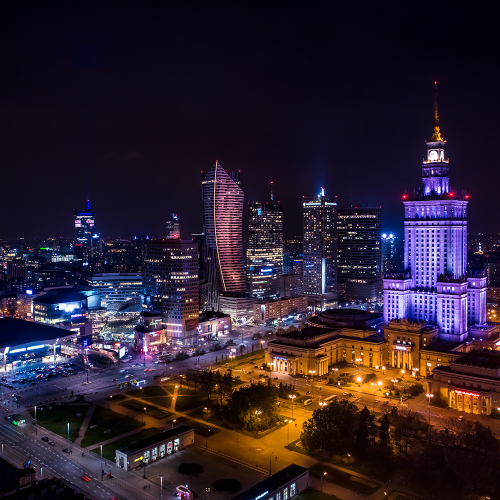
#> input picture pobranie/jdszr8-DL/02_cnn/data/1.png, 1000 x 1000 px (shown at 1/2 size)
$ jupyter execute --allow-errors computer_vision.ipynb   (shell and % lines are left out)
#> lines starting #> are read from the running program, lines starting #| are printed output that depends on the picture; after the words box and inside, x2 and y2 are one past the last pixel; in counts of white or black regions, pixels touching at a corner belong together; long printed decimals are rounded
<h1>Table of Contents<span class="tocSkip"></span></h1>
<div class="toc"><ul class="toc-item"><li><span><a href="#Czym-jest-obraz?" data-toc-modified-id="Czym-jest-obraz?-1"><span class="toc-item-num">1&nbsp;&nbsp;</span>Czym jest obraz?</a></span><ul class="toc-item"><li><span><a href="#wczytywanie-i-wyświetlanie-obrazów" data-toc-modified-id="wczytywanie-i-wyświetlanie-obrazów-1.1"><span class="toc-item-num">1.1&nbsp;&nbsp;</span>wczytywanie i wyświetlanie obrazów</a></span></li></ul></li><li><span><a href="#Operacje-na-obrazach" data-toc-modified-id="Operacje-na-obrazach-2"><span class="toc-item-num">2&nbsp;&nbsp;</span>Operacje na obrazach</a></span><ul class="toc-item"><li><span><a href="#Prosta-matematyka" data-toc-modified-id="Prosta-matematyka-2.1"><span class="toc-item-num">2.1&nbsp;&nbsp;</span>Prosta matematyka</a></span></li><li><span><a href="#Filtrowanie" data-toc-modified-id="Filtrowanie-2.2"><span class="toc-item-num">2.2&nbsp;&nbsp;</span>Filtrowanie</a></span></li><li><span><a href="#Zadanie---wycinanka" data-toc-modified-id="Zadanie---wycinanka-2.3"><span class="toc-item-num">2.3&nbsp;&nbsp;</span>Zadanie - wycinanka</a></span></li></ul></li><li><span><a href="#Wstęp-do-konwolucyjnych-sieci-neuronowych" data-toc-modified-id="Wstęp-do-konwolucyjnych-sieci-neuronowych-3"><span class="toc-item-num">3&nbsp;&nbsp;</span>Wstęp do konwolucyjnych sieci neuronowych</a></span><ul class="toc-item"><li><span><a href="#Architektura:" data-toc-modified-id="Architektura:-3.1"><span class="toc-item-num">3.1&nbsp;&nbsp;</span>Architektura:</a></span></li><li><span><a href="#operacja-konwolucji" data-toc-modified-id="operacja-konwolucji-3.2"><span class="toc-item-num">3.2&nbsp;&nbsp;</span>operacja konwolucji</a></span></li><li><span><a href="#Operacja-MaxPool" data-toc-modified-id="Operacja-MaxPool-3.3"><span class="toc-item-num">3.3&nbsp;&nbsp;</span>Operacja MaxPool</a></span></li><li><span><a href="#dane---MNIST" data-toc-modified-id="dane---MNIST-3.4"><span class="toc-item-num">3.4&nbsp;&nbsp;</span>dane - MNIST</a></span></li><li><span><a href="#Budowa-modelu" data-toc-modified-id="Budowa-modelu-3.5"><span class="toc-item-num">3.5&nbsp;&nbsp;</span>Budowa modelu</a></span></li><li><span><a href="#trening-i-test" data-toc-modified-id="trening-i-test-3.6"><span class="toc-item-num">3.6&nbsp;&nbsp;</span>trening i test</a></span></li></ul></li><li><span><a href="#Budowa-CNN-w-kerasie" data-toc-modified-id="Budowa-CNN-w-kerasie-4"><span class="toc-item-num">4&nbsp;&nbsp;</span>Budowa CNN w kerasie</a></span><ul class="toc-item"><li><span><a href="#warstwa-konwolucyjna" data-toc-modified-id="warstwa-konwolucyjna-4.1"><span class="toc-item-num">4.1&nbsp;&nbsp;</span>warstwa konwolucyjna</a></span></li><li><span><a href="#warstwa-maxpool" data-toc-modified-id="warstwa-maxpool-4.2"><span class="toc-item-num">4.2&nbsp;&nbsp;</span>warstwa maxpool</a></span></li><li><span><a href="#Model-sekwencyjny-sieci-konwolucyjnej" data-toc-modified-id="Model-sekwencyjny-sieci-konwolucyjnej-4.3"><span class="toc-item-num">4.3&nbsp;&nbsp;</span>Model sekwencyjny sieci konwolucyjnej</a></span></li><li><span><a href="#definiujemy-callback" data-toc-modified-id="definiujemy-callback-4.4"><span class="toc-item-num">4.4&nbsp;&nbsp;</span>definiujemy callback</a></span></li><li><span><a href="#trening" data-toc-modified-id="trening-4.5"><span class="toc-item-num">4.5&nbsp;&nbsp;</span>trening</a></span></li><li><span><a href="#podejrzenie-widoku-tensorboard'a" data-toc-modified-id="podejrzenie-widoku-tensorboard'a-4.6"><span class="toc-item-num">4.6&nbsp;&nbsp;</span>podejrzenie widoku tensorboard'a</a></span></li><li><span><a href="#Zadanie---Modny-task" data-toc-modified-id="Zadanie---Modny-task-4.7"><span class="toc-item-num">4.7&nbsp;&nbsp;</span>Zadanie - Modny task</a></span></li></ul></li><li><span><a href="#Transfer-Learning" data-toc-modified-id="Transfer-Learning-5"><span class="toc-item-num">5&nbsp;&nbsp;</span>Transfer Learning</a></span><ul class="toc-item"><li><span><a href="#wczytujemy-zbiór-od-tenosrflow_datasets" data-toc-modified-id="wczytujemy-zbiór-od-tenosrflow_datasets-5.1"><span class="toc-item-num">5.1&nbsp;&nbsp;</span>wczytujemy zbiór od tenosrflow_datasets</a></span></li><li><span><a href="#sprawdzenie-na-naszej-sieci" data-toc-modified-id="sprawdzenie-na-naszej-sieci-5.2"><span class="toc-item-num">5.2&nbsp;&nbsp;</span>sprawdzenie na naszej sieci</a></span></li><li><span><a href="#zabieramy-się-za-czyjś-model-:P" data-toc-modified-id="zabieramy-się-za-czyjś-model-:P-5.3"><span class="toc-item-num">5.3&nbsp;&nbsp;</span>zabieramy się za czyjś model :P</a></span></li><li><span><a href="#Zadanie---VGG16" data-toc-modified-id="Zadanie---VGG16-5.4"><span class="toc-item-num">5.4&nbsp;&nbsp;</span>Zadanie - VGG16</a></span></li></ul></li><li><span><a href="#ResNet" data-toc-modified-id="ResNet-6"><span class="toc-item-num">6&nbsp;&nbsp;</span>ResNet</a></span><ul class="toc-item"><li><span><a href="#dane" data-toc-modified-id="dane-6.1"><span class="toc-item-num">6.1&nbsp;&nbsp;</span>dane</a></span></li><li><span><a href="#budowa-bloków-residual" data-toc-modified-id="budowa-bloków-residual-6.2"><span class="toc-item-num">6.2&nbsp;&nbsp;</span>budowa bloków residual</a></span></li><li><span><a href="#model" data-toc-modified-id="model-6.3"><span class="toc-item-num">6.3&nbsp;&nbsp;</span>model</a></span></li><li><span><a href="#definiujemy-callbacki" data-toc-modified-id="definiujemy-callbacki-6.4"><span class="toc-item-num">6.4&nbsp;&nbsp;</span>definiujemy callbacki</a></span></li><li><span><a href="#Trening-i-walidacja" data-toc-modified-id="Trening-i-walidacja-6.5"><span class="toc-item-num">6.5&nbsp;&nbsp;</span>Trening i walidacja</a></span></li></ul></li></ul></div>

# Computer Vision
W poniższym notebooku zajemiemy się dziedziną przetwarzania obrazu.\
Poznamy podstawowe operacje wykonywane na zdjęciach.\
Rozwiązania uczenia głębokiego tworzyć będziemy w tf.keras z wykorzystaniem konwolucyjnych sieci neuronowych.

[cell 1]
import tensorflow as tf
import numpy as np
import matplotlib.pyplot as plt
from sklearn.metrics import classification_report
import cv2
from sklearn.preprocessing import OneHotEncoder
from tensorflow.keras import layers
import datetime

[cell 2]
# tylko dla tych co mają zainstalowaną paczkę jupyterthemes
# kto nie ma to niech zakomentuje, ponieważ będzie wywalać błąd
from jupyterthemes import jtplot
jtplot.style(theme='monokai', context='notebook', ticks=True, grid=False)

---
## Czym jest obraz?
Sprawdzimy z czego składa się obraz.\
Sprawdzimy czym możemy go wczytać.\
\
Pamietacie RGB?

RGB (Red Green Blue) należy do jednego z modeli przestrzeni barw, czyli do widma fal elektromagnetycznych należących do zakresu od 380 do 780 nanometrów. Przedział ten jest tzw. światłem widzialnym. Model ten składa się z trzech kolorów – czerwonego (RED), zielonego (GREEN) i niebieskiego (BLUE). Związany jest on także z właściwościami ludzkiego oka, odpowiedzialnego za odbieranie wiązek światła. Właściwości te sprawiają, że oko jest w stanie dostrzec dowolną barwę dzięki wymieszaniu, w odpowiednich proporcjach, trzech ww. wiązek światła.

W informatyce istnieje zapis RGB, który jest 24-bitowym zapisem kolorów (odpowiednio po 8 bitów na kolor). Tutaj każda barwa istnieje w postaci składowych o wartości od 0 do 255. Wartość 0 jest kolorem czarnym, a 255 – białym. Kolor taki można obliczyć w następujący sposób:

### wczytywanie i wyświetlanie obrazów

[cell 3]
# wczytujemy przy pomocy opencv
img = cv2.imread("data/1.png")
#> img is the input picture: shape (1000, 1000, 3); mean B, G, R 46.5, 32.1, 46
type(img)

[cell 4]
# kształt zdjęcia
img.shape
#> Out = (1000, 1000, 3)

[cell 5]
# typ danych pikseli
img.dtype

[cell 6]
# wyświetlanie w matplotlibie
fig = plt.figure(figsize=(20,10))
plt.imshow(img)
plt.show()

[cell 7]
# wydzielamy kanały z obrazu
img_b, img_g, img_r = img[:,:,0], img[:,:,1], img[:,:,2]
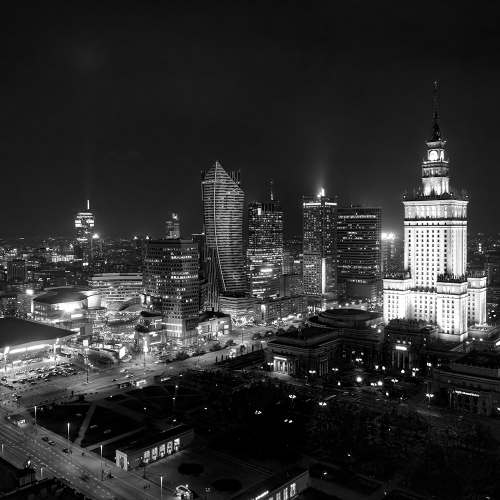
#> img_b: shape (1000, 1000) (shown at 1/2 size); min 0, max 255, mean 46.5
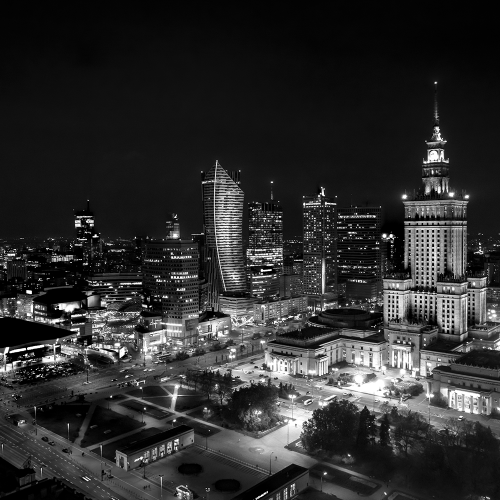
#> img_r: shape (1000, 1000) (shown at 1/2 size); min 0, max 255, mean 46

[cell 8]
# podglądamy kanały
# zmieniamy pojedynczą mapę kolorów na szarą
plt.gray()
# tworzymy siatkę trzech zdjęć
fig, (ax_r, ax_g, ax_b) = plt.subplots(nrows=1,ncols=3, sharey=True, figsize=(20,10))
# wyświetlamy kanały
ax_r.imshow(img_r)
ax_g.imshow(img_g)
ax_b.imshow(img_b)
#nazywamy zdjęcia
ax_r.set_title("red")
ax_g.set_title("green")
ax_b.set_title("blue")
plt.show()

[cell 9]
# przedstawienie w kolorach
# tworzymy siatkę trzech zdjęć
fig, (ax_r, ax_g, ax_b) = plt.subplots(nrows=1,ncols=3, sharey=True, figsize=(20,10))
# wyświetlamy kanały

# puste zdjęcie trójkanałowe
img_empt = np.zeros(img.shape, dtype=np.uint8)
# uzupełniamy kanał red o wartości wcześniej wycięte
img_empt[:,:,0] = img_r
# wyświetlamy
ax_r.imshow(img_empt)

# puste zdjęcie trójkanałowe
img_empt = np.zeros(img.shape, dtype=np.uint8)
# uzupełniamy kanał green o wartości wcześniej wycięte
img_empt[:,:,1] = img_g
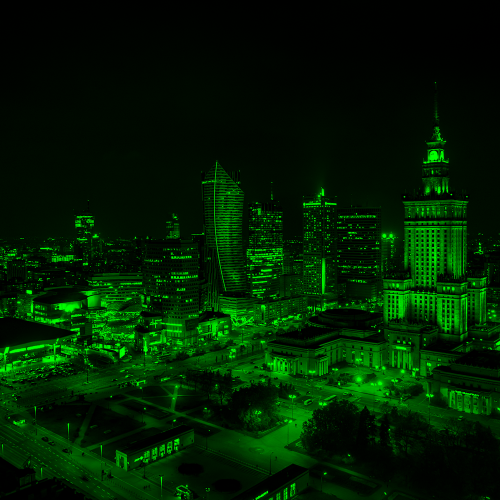
#> img_empt: shape (1000, 1000, 3) (shown at 1/2 size); mean of channels 0, 1, 2 0, 32.1, 0; drawn as B, G, R
# wyświetlamy
ax_g.imshow(img_empt)

# puste zdjęcie trójkanałowe
img_empt = np.zeros(img.shape, dtype=np.uint8)
# uzupełniamy kanał blue o wartości wcześniej wycięte
img_empt[:,:,2] = img_b
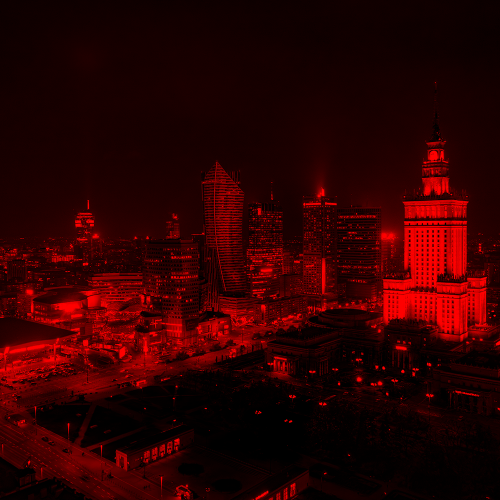
#> img_empt: shape (1000, 1000, 3) (shown at 1/2 size); mean of channels 0, 1, 2 0, 0, 46.5; drawn as B, G, R
# wyświetlamy
ax_b.imshow(img_empt)

#nazywamy zdjęcia
ax_r.set_title("red")
ax_g.set_title("green")
ax_b.set_title("blue")
plt.show()

[cell 10]
# tworzenie obrazu od zera
img_fake = np.arange(int(16*16*1), dtype=np.uint8).reshape(16,16,1)
fig = plt.figure(figsize=(20,10))
plt.imshow(img_fake)
plt.title("pixels values from 0 to 255")
plt.show()
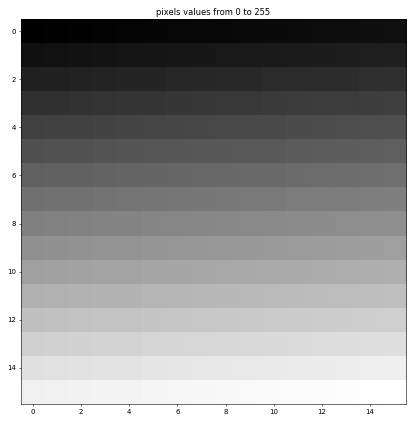
#> figure drawn by matplotlib, 1 panel

---
## Operacje na obrazach
Poznamy podstawowe mechanizmy przetwarzania obrazów.\
Zastosujemy statyczne filtry.

### Prosta matematyka

[cell 11]
# skoro obrazy są jak macierze to możemy na nich wykonywać operacje matematyczne
img_added = img + 20
# tworzymy kontenery na obrazy
fig, (ax_0, ax_1) = plt.subplots(nrows=1,ncols=2, sharey=True, figsize=(20,10))
# wyświetlamy obrazy
ax_0.imshow(img)
ax_1.imshow(img_added)
#nazywamy zdjęcia
ax_0.set_title("original")
ax_1.set_title("added 20")
plt.show()
#> figure, not shown here; B, G, R data is drawn as R, G, B

[cell 12]
# sprawdźmy czy faktycznie tak jest na liczbach
print(f"Pierwsze 10 pikseli z pierwszego rzędu i pierwszego kanału.\nOryginał\n{img[0:10,0,0]}\nDodane 20\n{img_added[0:10,0,0]}")
#| Pierwsze 10 pikseli z pierwszego rzędu i pierwszego kanału.
#| Oryginał
#| [12 14 11 12 14 12 13 17 14 13]
#| Dodane 20
#| [32 34 31 32 34 32 33 37 34 33]

[cell 13]
# wycięcie kawałka obrazu
# pobranie wysokości, szerokości i ilości kanałów
h,w,c = img.shape
#> h = 1000; w = 1000; c = 3
# wycięcie środka
img_crop = img[
    int(h/2):int(3*h/4),
    int(w/2):int(3*w/4),
    :
]
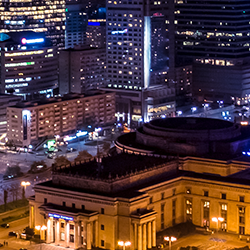
#> img_crop: shape (250, 250, 3); mean B, G, R 60.3, 58.7, 82.7
# wyświetlenie oryginału i wycinka
fig, (ax_0, ax_1) = plt.subplots(nrows=1,ncols=2, figsize=(20,10))
# wyświetlamy obrazy
ax_0.imshow(img)
ax_1.imshow(img_crop)
#nazywamy zdjęcia
ax_0.set_title("original")
ax_1.set_title("crop")
plt.show()
#> figure, not shown here; B, G, R data is drawn as R, G, B

[cell 14]
# histogram wartości pikseli, słupków tyle, jaka jest dokładność typu, uin8=>256 wartosci
fig = plt.figure(figsize=(20,10))
plt.hist(img.ravel(),256,[0,256])
plt.show()
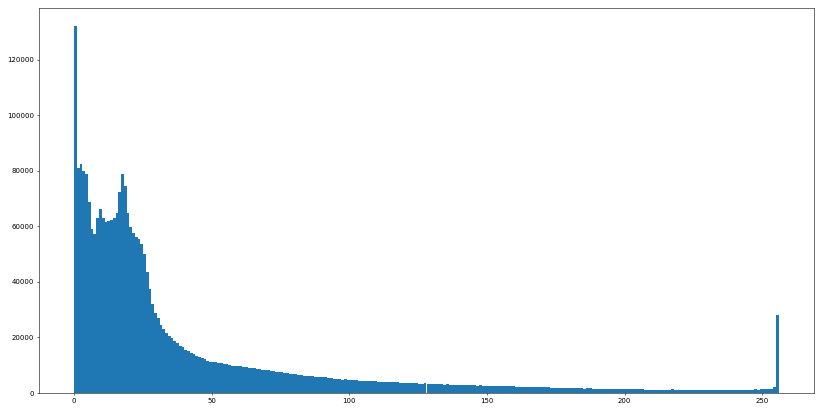
#> figure drawn by matplotlib, 1 panel; tallest bar 131986 high, from x = 0 to 1

### Filtrowanie
- w klasycznej obróbce obrazu korzystamy z góry ustalonego filtra
- za pomocą odpowiednio skonstruowanej macierzy macierzy zmieniamy wartości pikseli na obrazie\

[cell 15]
# konwersja na skalę szarości
gray = cv2.cvtColor(img, cv2.COLOR_BGR2GRAY)
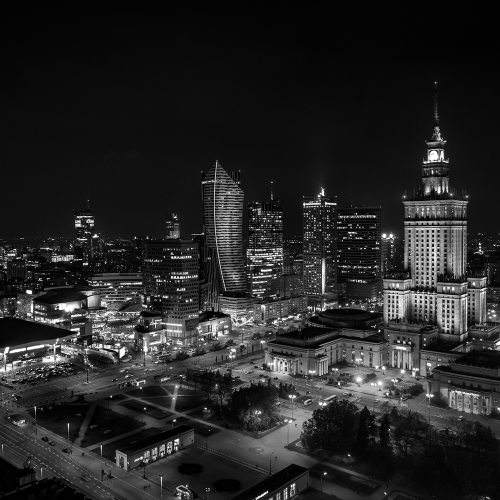
#> gray: shape (1000, 1000) (shown at 1/2 size); min 0, max 255, mean 37.9

# wygładzenie z pozostawieniem krawędzi
gray_filtered = cv2.bilateralFilter(gray, 7, 50, 50)

# zastosowanie filtru typu "Canny"
edges = cv2.Canny(gray, 60, 120)
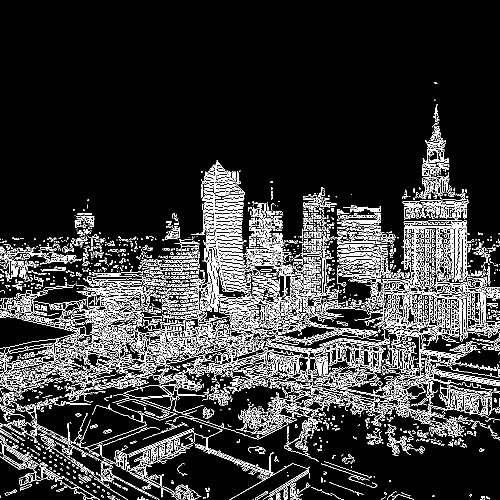
#> edges: shape (1000, 1000) (shown at 1/2 size); 12.4% white in thin lines or dots, all inside (x1, y1, x2, y2) = (0, 164, 1000, 1000)
edges_filtered = cv2.Canny(gray_filtered, 60, 120)
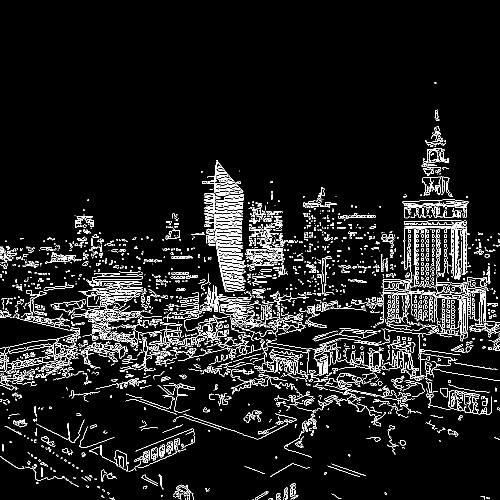
#> edges_filtered: shape (1000, 1000) (shown at 1/2 size); 6.9% white in thin lines or dots, all inside (x1, y1, x2, y2) = (0, 164, 1000, 1000)

[cell 16]
# tworzymy siatkę trzech zdjęć
fig, (ax_0, ax_1, ax_2) = plt.subplots(nrows=1,ncols=3, sharey=True, figsize=(20,10))
# wyświetlamy zdjęcia po kolei
ax_0.imshow(gray)
ax_1.imshow(edges)
ax_2.imshow(edges_filtered)
#nazywamy zdjęcia
ax_0.set_title("gray")
ax_1.set_title("edges")
ax_2.set_title("edges_filtered")
plt.show()

[cell 17]
# normalizacja
img_normalized = img/255
# tworzymy siatkę dwóch zdjęć
fig, (ax_0, ax_1) = plt.subplots(nrows=1,ncols=2, sharey=True, figsize=(20,10))
# wyświetlamy zdjęcia po kolei
ax_0.imshow(img)
ax_1.imshow(img_normalized)
#nazywamy zdjęcia
ax_0.set_title("img")
ax_1.set_title("img_normalized")
plt.show()
#> figure, not shown here; B, G, R data is drawn as R, G, B

[cell 18]
print(f"Pierwsze 10 pikseli z pierwszego rzędu i pierwszego kanału.\nOryginał\n{img[0:10,0,0]}\Znormalizowane\n{img_normalized[0:10,0,0]}")
#| Pierwsze 10 pikseli z pierwszego rzędu i pierwszego kanału.
#| Oryginał
#| [12 14 11 12 14 12 13 17 14 13]\Znormalizowane
#| [0.04706 0.0549 0.04314 0.04706 0.0549 0.04706
#|  0.05098 0.06667 0.0549 0.05098]
